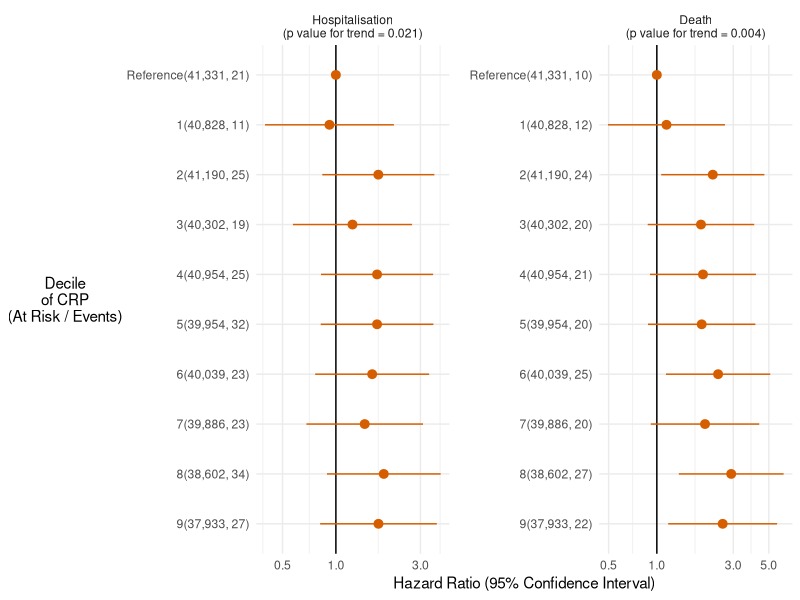
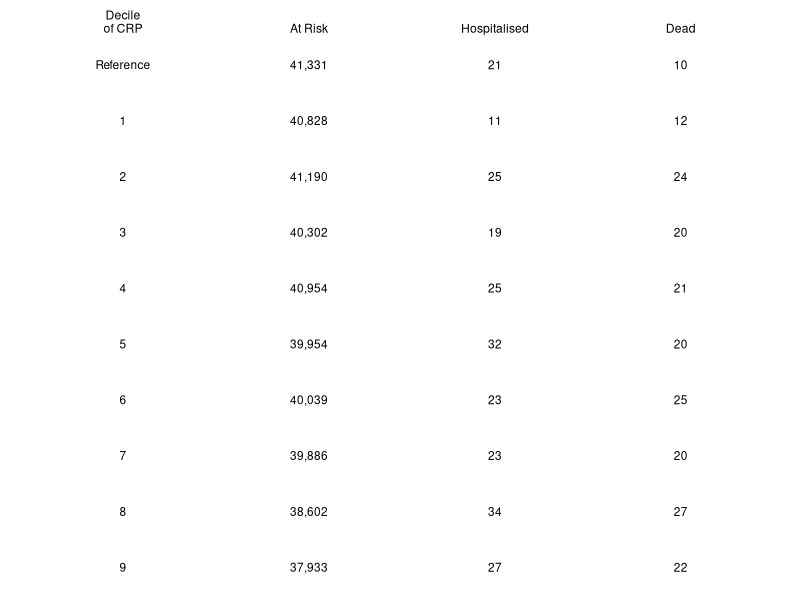
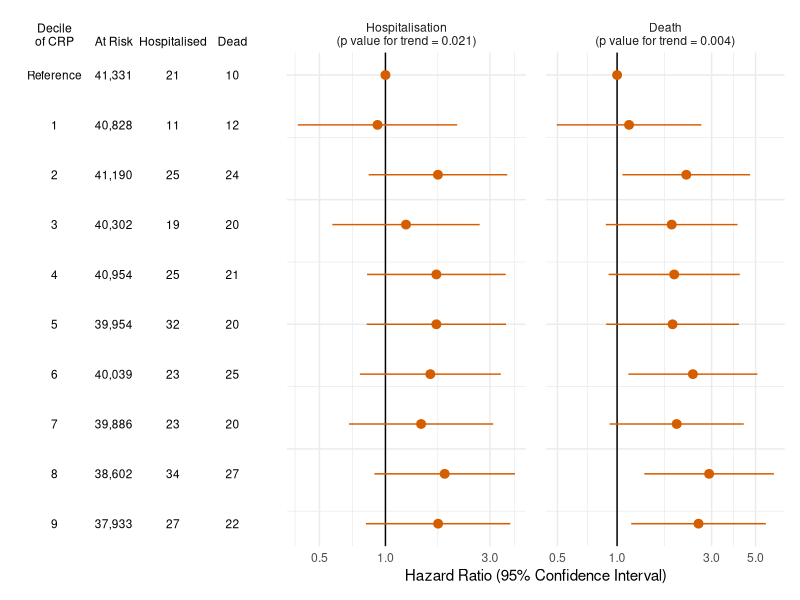
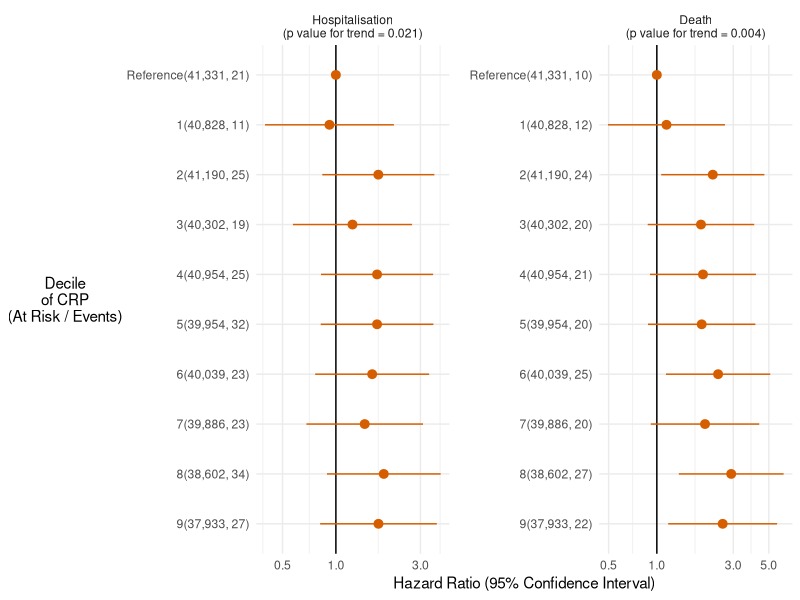
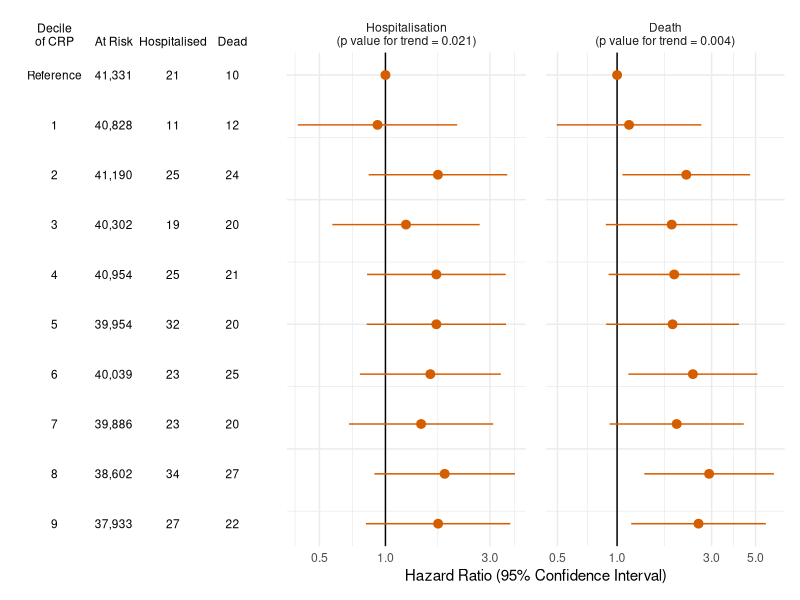

Recreate these plots in R, in order.
library(tidyverse)
library(glue)
library(patchwork)

#rm(list = ls())
setwd("C:/Users/liamj/Downloads")


# Data ----
# p-values 
p_val <- c(hosp = 0.021, dead = 0.004)

# At Risk ----
n <- list()
n$dead <- tribble(
  ~decile, ~events, ~at_risk,
  0, 10, 41331,
  1, 12, 40828,
  2, 24, 41190,
  3, 20, 40302,
  4, 21, 40954,
  5, 20, 39954,
  6, 25, 40039,
  7, 20, 39886,
  8, 27, 38602,
  9, 22, 37933,
)

n$hosp <- tribble(
  ~decile, ~events, ~at_risk,
  0, 21, 41331,
  1, 11, 40828,
  2, 25, 41190,
  3, 19, 40302,
  4, 25, 40954,
  5, 32, 39954,
  6, 23, 40039,
  7, 23, 39886,
  8, 34, 38602,
  9, 27, 37933,
)

# Hazard Ratios
format_hr <- function(df, outcome){
  df %>%
    add_row(decile = 0, hr = 1, .before = 1) %>%
    left_join(n[[outcome]], by = "decile") %>%
    mutate(p_trend = p_val[outcome],
           across(c(at_risk, events),
                  ~ format(.x, big.mark = ",") %>% trimws()))
}

hr_dead <- tribble(
  ~decile, ~hr, ~se, ~z, ~p, ~lci, ~uci,
  1, 1.149102, .4928528, 0.32, 0.746, .4957655, 2.663429, 
  2, 2.235081, .8458401, 2.13, 0.034, 1.06455, 4.692675, 
  3, 1.886236, .7366723, 1.62, 0.104, .8773201, 4.055403,
  4, 1.941926, .7553582, 1.71, 0.088, .9060198, 4.162246,
  5, 1.905815, .7504486, 1.64, 0.101, .8808562, 4.12341,
  6,  2.41273, .9232074, 2.30, 0.021, 1.139738, 5.10755,
  7, 1.999289, .7952247, 1.74, 0.082, .9168684, 4.359575,
  8, 2.913667, 1.119881, 2.78, 0.005, 1.371755, 6.188752,
  9,  2.57698, 1.029311, 2.37, 0.018, 1.177931, 5.637708,
) %>%
  format_hr("dead") 

hr_hosp <- tribble(
  ~decile, ~hr, ~se, ~z, ~p, ~lci, ~uci,
  1, .9201267, .3930063, -0.19, 0.845, .3983646, 2.125272,
  2, 1.735785, .6445722, 1.49, 0.138, .838316, 3.594049,
  3, 1.240893, .4899926, 0.55, 0.585, .5722941, 2.6906,
  4, 1.707748, .6345402, 1.44, 0.150, .8244161, 3.537536,
  5, 1.707389, .6375945, 1.43, 0.152, .8212325, 3.549758,
  6, 1.602602, .6055718, 1.25, 0.212, .7641592, 3.360991,
  7, 1.454569, .56201, 0.97, 0.332, .682104, 3.101829,
  8, 1.863312, .7022249, 1.65, 0.099, .8902133, 3.900113,
  9, 1.739218, .6726332, 1.43, 0.152, .8149977, 3.711518,
) %>%
  format_hr("hosp") 

# Combine
tbl <- bind_rows(hosp = hr_hosp, dead = hr_dead,
                 .id = "outcome") %>%
  mutate(row = row_number(),
         dep_clean = ifelse(outcome == "dead", "Death", "Hospitalisation") %>%
           paste0("\n(p value for trend = ", p_trend, ")") %>%
           fct_reorder(row),
         x_clean = ifelse(decile == 0, "Reference", as.character(decile)),
         x_clean = glue("{x_clean}({at_risk}, {events})") %>%
           fct_reorder(row) %>%
           fct_rev())

tbl

# Plots ----
cbbPalette <- c("#000000", "#E69F00", "#56B4E9", "#009E73",
                "#F0E442", "#0072B2", "#D55E00", "#CC79A7")


ggplot(tbl) +
  aes(x = x_clean, y = hr, ymin = lci, ymax = uci) +
  facet_wrap(~ dep_clean, scales = "free") +
  geom_hline(yintercept = 1) +
  geom_pointrange(color = cbbPalette[7]) +
  scale_y_log10() +
  theme_minimal() +
  coord_flip() +
  theme(axis.title.y = element_text(angle = 0, vjust = 0.5),
        panel.spacing = unit(1, "lines")) +
  labs(y = "Hazard Ratio (95% Confidence Interval)", 
       x = "Decile\nof CRP\n(At Risk / Events)")

ggsave("both.png", units = "cm", 
       width  = 21, height = 9.9, dpi = 300)



p1 <- tbl %>%
  select(outcome, decile, at_risk, events) %>%
  pivot_wider(names_from = outcome, values_from = events) %>%
  mutate(x_clean = ifelse(decile == 0, "Reference", as.character(decile)), 
         .after = 1) %>%
  pivot_longer(-decile) %>%
  mutate(name = case_when(name == "x_clean" ~ "Decile\nof CRP",
                          name == "at_risk" ~ "At Risk",
                          name == "hosp" ~ "Hospitalised",
                          name == "dead" ~ "Dead") %>%
           fct_reorder(row_number())) %>%
  ggplot() +
  aes(x = decile, y = name, label = value) +
  geom_text(size = 3) +
  coord_flip() +
  scale_y_discrete(position = "right") +
  scale_x_reverse() + 
  labs(x = NULL, y = NULL) +
  theme_minimal() +
  theme(axis.text.y = element_blank(),
        axis.text.x = element_text(color = "black"),
        panel.grid = element_blank())
p1

p2 <- ggplot(tbl) +
  aes(x = decile, y = hr, ymin = lci, ymax = uci) +
  facet_wrap(~ dep_clean, scales = "free_x") +
  geom_hline(yintercept = 1) +
  geom_pointrange(color = cbbPalette[7]) +
  scale_x_reverse() +
  scale_y_log10() +
  theme_minimal() +
  coord_flip() +
  theme(axis.title.y = element_text(angle = 0, vjust = 0.5),
        panel.spacing = unit(1, "lines")) +
  labs(y = "Hazard Ratio (95% Confidence Interval)", 
       x = NULL) +
  theme(axis.text.y = element_blank(),
        axis.ticks.y = element_blank(),
        strip.placement = "outside")


p1 + p2 + plot_layout(widths = c(1, 2))
ggsave("both_2.png", units = "cm", 
       width  = 21, height = 9.9, dpi = 300)
